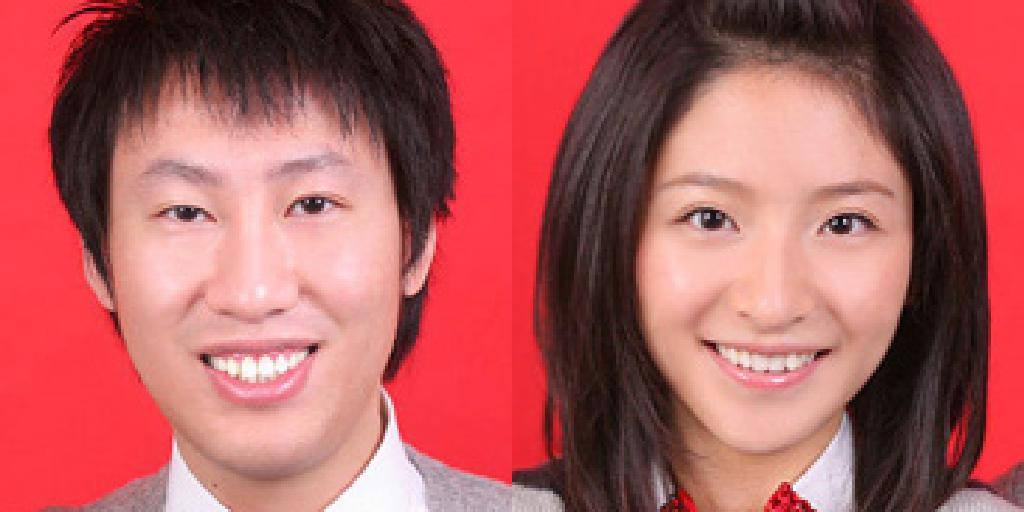
#> input picture datasets/marriage_crop/108/1.jpg, 1024 x 512 px; its folder holds only this picture in this run
$ python -i sketch_and_color.py   (imports and definitions only)
#> lines starting #> are read from the running program, lines starting #| are printed output that depends on the picture; after the words box and inside, x2 and y2 are one past the last pixel; in counts of white or black regions, pixels touching at a corner belong together
import os
import glob
import numpy as np
from scipy.ndimage import filters
from PIL import Image, ImageEnhance

in_dir = '/data/ruidong/ruidong/auto_painter/nb_girls/train/test/'
#in_dir = '/data/irfan/auto_painter/nb_girls/all_sketch/'
out_dirs = ['/data/ruidong/ruidong/auto_painter/nb_girls/datasets/test/new/dataset_test/',
            '/data/ruidong/ruidong/auto_painter/nb_girls/datasets/test/new/dataset_test_cover/']
'''
in_dir = 'G:/ICMLL/AutoPainter/some outputs'
out_dirs = ['G:/ICMLL/AutoPainter/testpreprocessing/1',
            'G:/ICMLL/AutoPainter/testpreprocessing/2']
'''

size = 512
k = 2
sigma = 1.5
gamma = 0.97
epsilon = 0.1
phi = 198
sampling_fre = 0.0005
sampling_size = 256


# [13 lines left out: function resize_pic, not called in this run]


def generate_sketch(pic):
    pic = np.atleast_2d(ImageEnhance.Sharpness(Image.fromarray(pic).convert("L")).enhance(3.0))
    pic = filters.gaussian_filter(pic, sigma) - gamma * filters.gaussian_filter(pic, sigma * k)
    pic = np.multiply(np.tanh(np.multiply(pic, phi)) + 250, pic > epsilon).astype(np.uint8)
    if pic.ndim == 2:
        pic = np.tile(np.expand_dims(pic, 2), [1, 1, 3])
    sketched = pic < 127
    return pic, sketched


# [38 lines left out: function draw_color_blocks, not called in this run]


# [17 lines not run here, left out]

>>> import cv2
>>> picture = cv2.imread('../datasets/marriage_crop/108/1.jpg', cv2.IMREAD_GRAYSCALE)
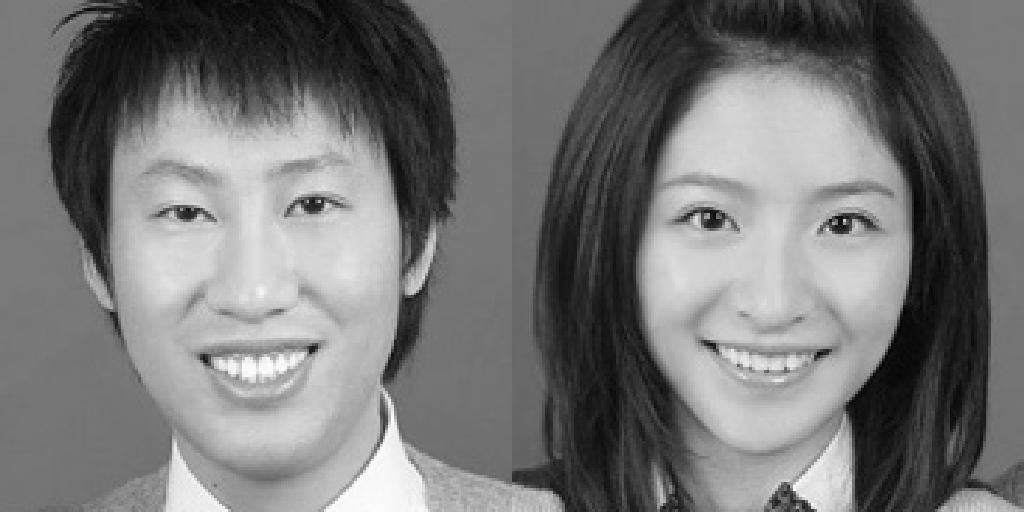
#> picture: shape (512, 1024); min 0, max 255, mean 117.7
>>> result = generate_sketch(picture)
#> in generate_sketch, `pic = filters.gaussian_filter(pic, sigma) - gamma * filters.gaussian_f..`:
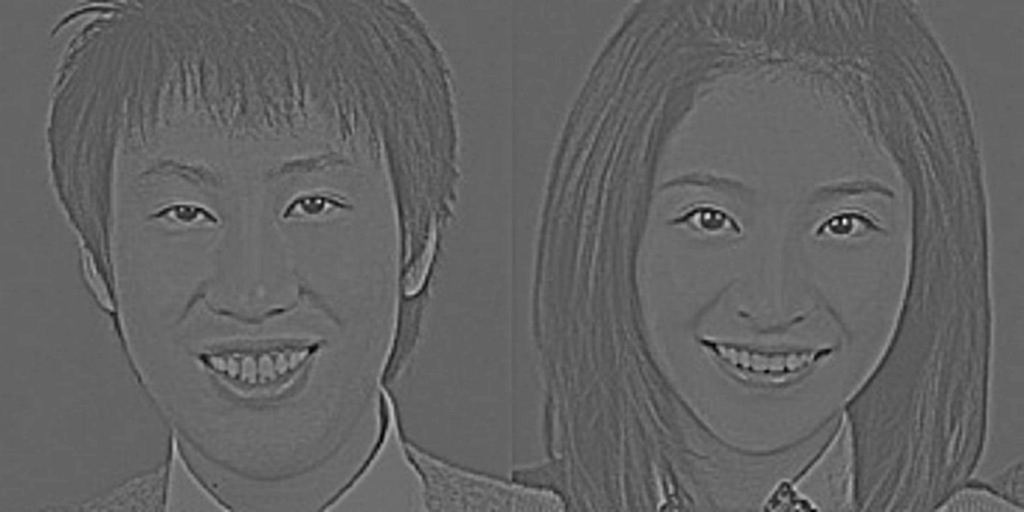
#> pic: shape (512, 1024) float64; min -37.79, max 67.46, mean 3.5; drawn with min black and max white
#> in generate_sketch, `pic = np.multiply(np.tanh(np.multiply(pic, phi)) + 250, pic > epsilon)..`:
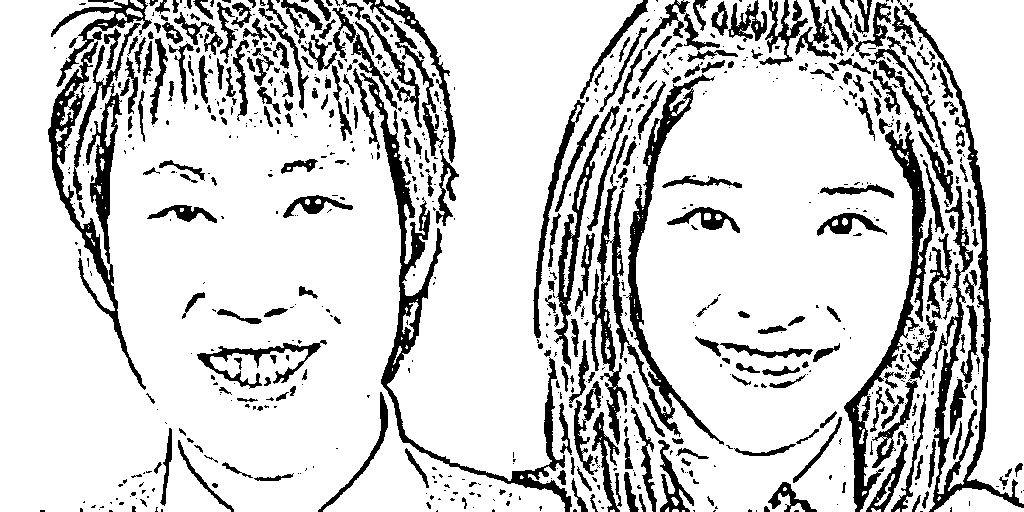
#> pic: shape (512, 1024); values 0 (black) and 251 (white), 82.1% white; 797 black regions (486 under 20 px), largest, box (x1, y1, x2, y2) and area: (590, 74, 724, 445) 8055, (48, 23, 146, 390) 6760, (360, 73, 572, 512) 6642

$ run again, on datasets/marriage_crop/108/2.jpg
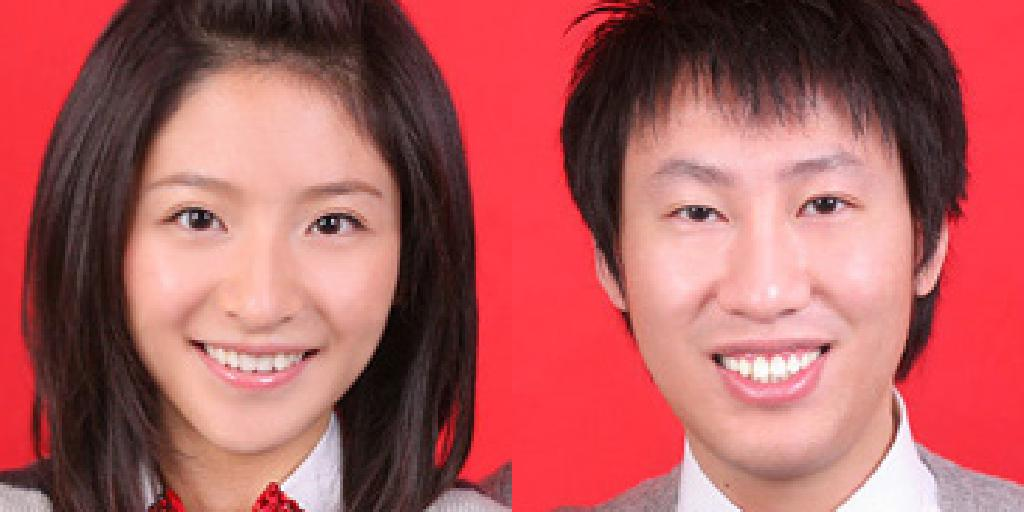
#> input picture datasets/marriage_crop/108/2.jpg, 1024 x 512 px
#> `picture = cv2.imread('../datasets/marriage_crop/108/1.jpg', cv2.IMREAD..`:
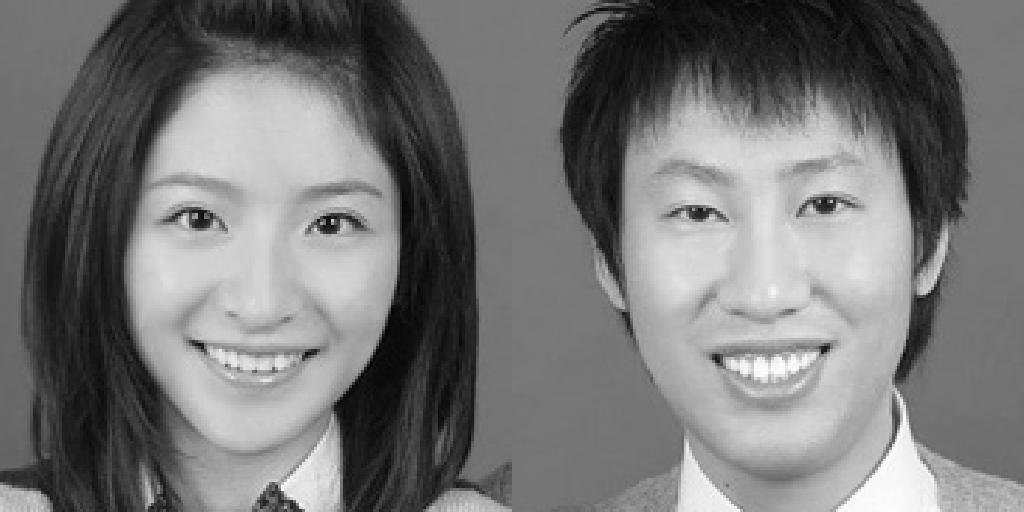
#> picture: shape (512, 1024); min 0, max 255, mean 117.7
#> in generate_sketch, `pic = np.multiply(np.tanh(np.multiply(pic, phi)) + 250, pic > epsilon)..`:
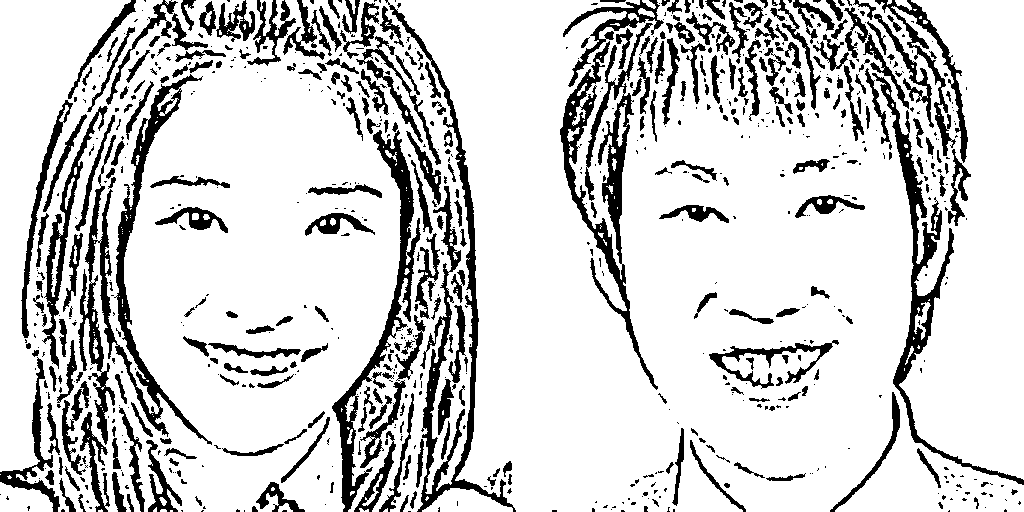
#> pic: shape (512, 1024); values 0 (black) and 251 (white), 82.1% white; 795 black regions (482 under 20 px), largest, box (x1, y1, x2, y2) and area: (78, 74, 212, 445) 8055, (560, 23, 658, 390) 6760, (385, 0, 516, 512) 6504
